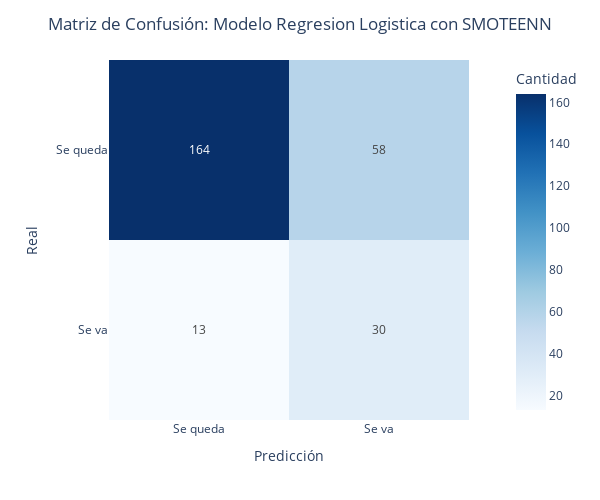

The cell this chart's notebook holds for it:
### Code cell
gr = show_confusion_matrix(y_test, pred, 'Regresion Logistica con SMOTEENN')
gr

### Figure 1 — Plotly figure (JSON) as saved in the notebook; plotly's stock layout.template omitted (floating-point values rounded to 4 significant figures)
{"data": [{"coloraxis": "coloraxis", "hovertemplate": "Predicción: %{x}<br>Real: %{y}<br>Cantidad: %{z}<extra></extra>", "name": "0", "texttemplate": "%{z}", "type": "heatmap", "x": ["Se queda", "Se va"], "xaxis": "x", "y": ["Se queda", "Se va"], "yaxis": "y", "z": [[164, 58], [13, 30]]}], "layout": {"coloraxis": {"colorbar": {"title": {"text": "Cantidad"}}, "colorscale": [[0, "rgb(247,251,255)"], [0.125, "rgb(222,235,247)"], [0.25, "rgb(198,219,239)"], [0.375, "rgb(158,202,225)"], [0.5, "rgb(107,174,214)"], [0.625, "rgb(66,146,198)"], [0.75, "rgb(33,113,181)"], [0.875, "rgb(8,81,156)"], [1, "rgb(8,48,107)"]]}, "height": 500, "margin": {"t": 60}, "title": {"text": "Matriz de Confusión: Modelo Regresion Logistica con SMOTEENN", "x": 0.5}, "width": 600, "xaxis": {"anchor": "y", "constrain": "domain", "domain": [0, 1], "scaleanchor": "y", "title": {"text": "Predicción"}}, "yaxis": {"anchor": "x", "autorange": "reversed", "constrain": "domain", "domain": [0, 1], "title": {"text": "Real"}}}}
